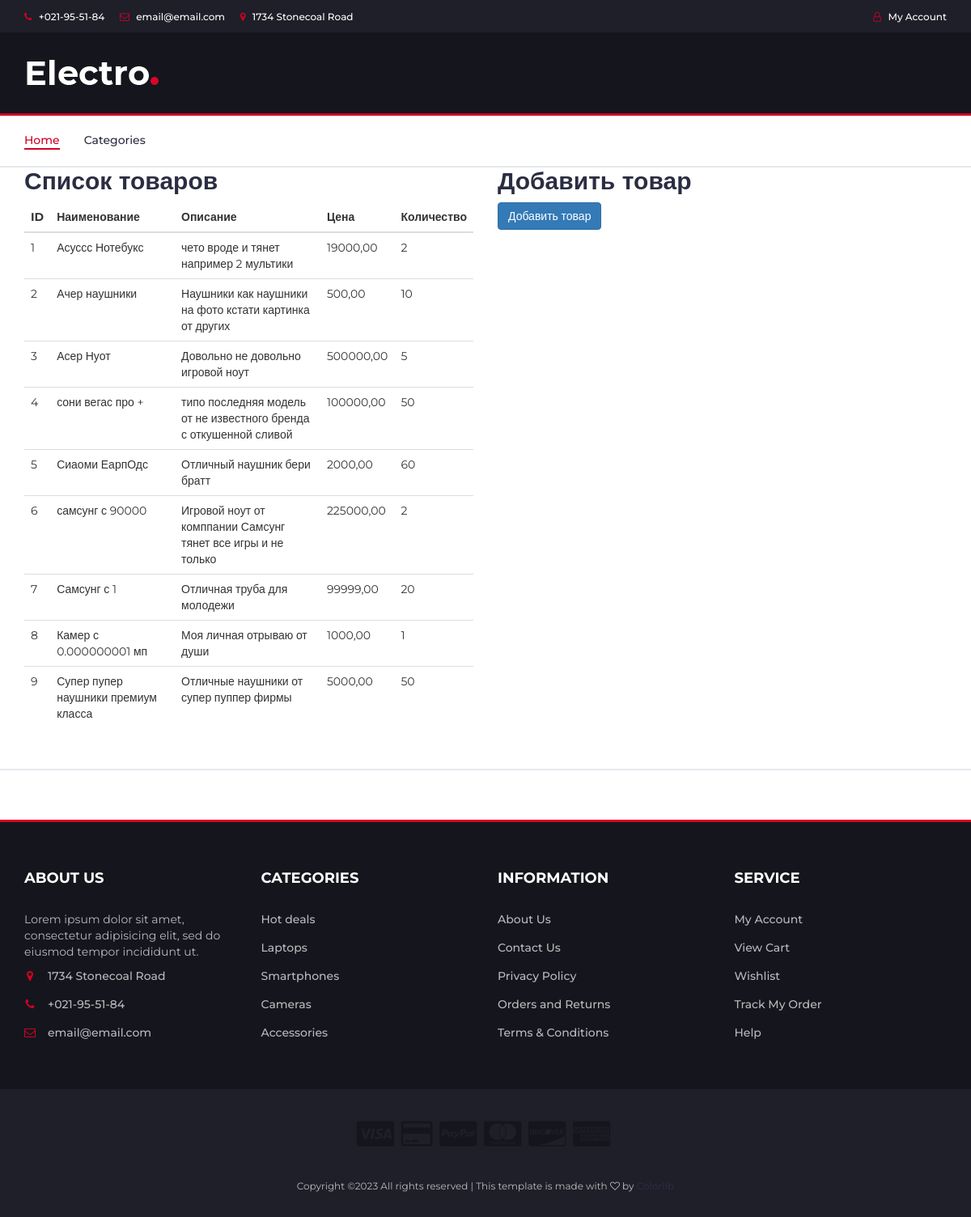
Before: /products/edit/ with the older database file.
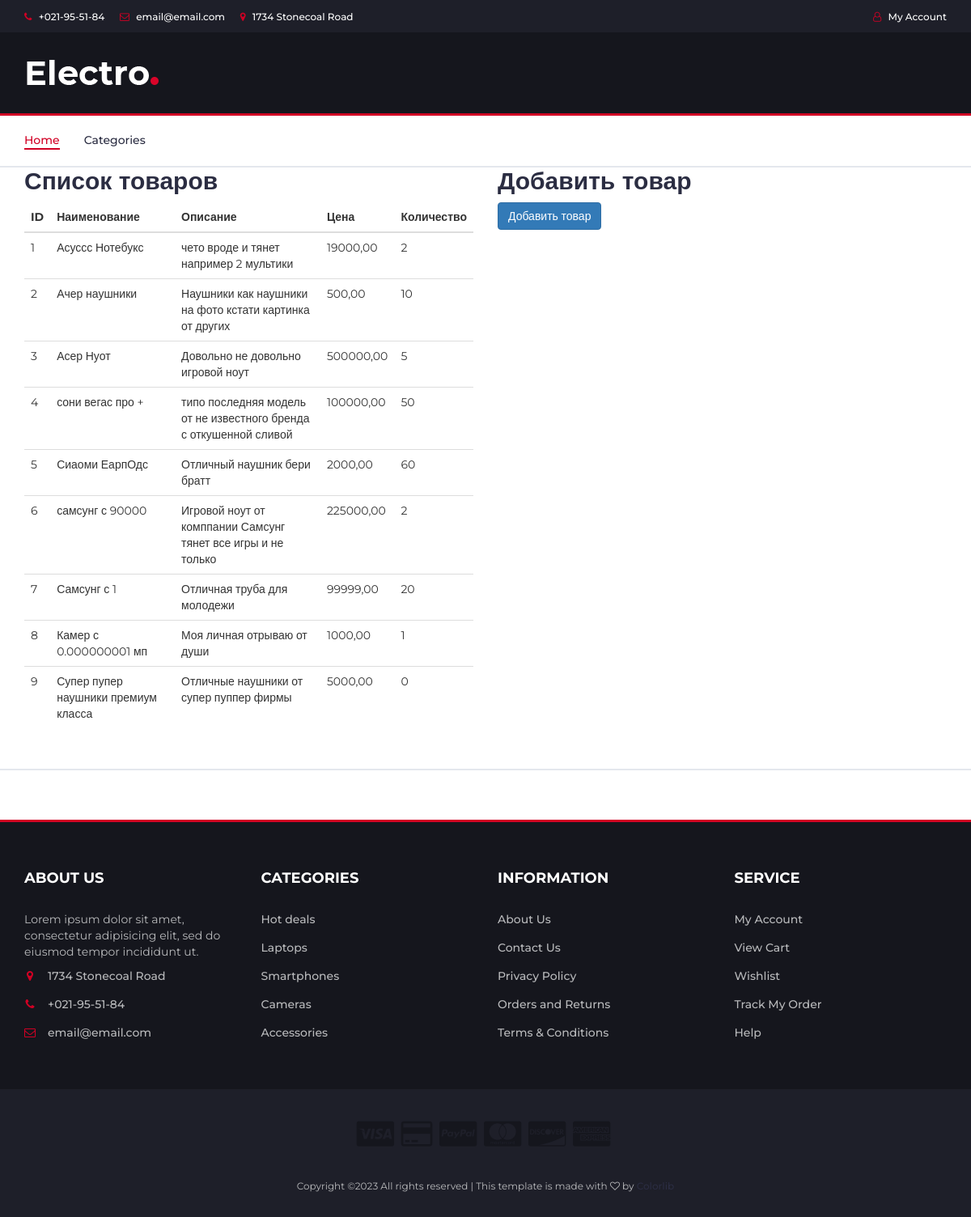
After: the same page with the newer database file.
### products/models.py (models this page shows, shortened)
class Product(models.Model):
    name = models.CharField(max_length=125)
    description = models.TextField()
    price = models.DecimalField(max_digits=8, decimal_places=2)
    quantity = models.PositiveIntegerField(default=0)
    category = models.ForeignKey('Category', null=True, blank=True, on_delete=models.SET_NULL)
    creat_at = models.DateTimeField(auto_now_add=True)
    image = models.ImageField(upload_to='products', blank=True, null=True)
    is_published = models.BooleanField(default=True)
    class Meta:
        verbose_name = 'product'
        verbose_name_plural = 'products'

### products/views.py (the view)
# urls.py: path('edit/', product_edit, name='edit'),
def product_edit(request):
    product = Product.objects.all()
    context = {
        'title': 'Редактирование товара',
        'products': product
    }
    return render(request, 'products/edit.html', context=context)

### products/templates/products/edit.html (shortened to what this page needs)
{%  extends "products/base.html" %}
{% block content %}
<div class="container">
    <div class="row">
        <div class="col-md-6">
            <h2>Список товаров</h2>
            <table class="table">
                <thead>
                    <tr>
                        <th>ID</th>
                        <th>Наименование</th>
                        <th>Описание</th>
                        <th>Цена</th>
                        <th>Количество</th>
                    </tr>
                </thead>
                <tbody>
                    {% for product in products %}
                    <tr>
                        <td>{{ product.id }}</td>
                        <td>{{ product.name }}</td>
                        <td>{{ product.description }}</td>
                        <td>{{ product.price }}</td>
                        <td>{{ product.quantity }}</td>
                    </tr>
                    {% endfor %}
                </tbody>
            </table>
        </div>
        <div class="col-md-6">
            <h2>Добавить товар</h2>
            <form method="post" action="{% url 'products:create' %}", enctype="multipart/form-data">
                <button type="submit" class="btn btn-primary">Добавить товар</button>
            </form>
        </div>
    </div>
</div>
{% endblock %}

Changed rows visible on the page:
changed Product "Супер пупер наушники премиум класса": quantity "50" → "0"
